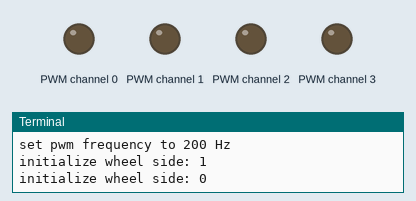
Simulated run of this program. Board: Raspberry Pi (BCM pin numbers). On the bench: output pins drawn as LEDs (lit = HIGH), the last lines printed to the terminal. At 11.9 s the program stops and its outputs stay as they are.

Above: at 0.1 s.
At 0.6 s:
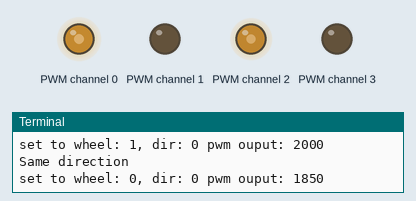
At 6.4 s:
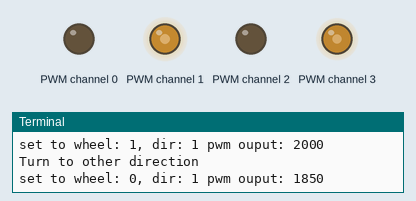
Timing chart, 0 to 12.9 s (numbered marks = the images above):
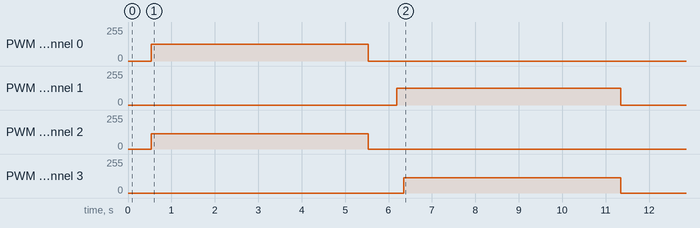

The program:

car_drive.py
```python
#!/usr/bin/python
from Adafruit_PWM_Servo_Driver import PWM
import time
'''
LEARN ABSTRACTION WITH THIS.
move portion of car, how to move car.
car_driver.py
This provide some useful class to be used while driving wheels.
gordon.yiu@gmail.com
'''
#++wheel_drive++++++++++++++++++++++++++++++++++++++++++++++++++++++++++++++++++++++++++++
class wheel_drive:
	'''
	control of single wheel

	'''
	#pwm channel no. to control motor, hardware wiring
	__RIGHT_FORWARD_PWM_CH			= 0 	#pwm channel 0 and 1 drive right motor
	__RIGHT_BACKWARD_PWM_CH			= 1
	__LEFT_FORWARD_PWM_CH			= 2		#pwm channel 2 and 3 drive right motor
	__LEFT_BACKWARD_PWM_CH			= 3

	#setting
	__I2C_ADDRESS_PWM_DRIVER		= 0X40 	#i2c default address for PCA9685
	__MOTOR_DRIVE_PWM_FREQUENCY		= 200 	#Hz
	__TIME_DELAY_GO_OTHER_DIR		= 0.15  	#in s, wait then wheel turn other direction

	motor_control_pwm=PWM(__I2C_ADDRESS_PWM_DRIVER,debug=False)

	@classmethod
	def set_motor_control_pwm_frequency(cls, debug=False):
		cls.motor_control_pwm.setPWMFreq(cls.__MOTOR_DRIVE_PWM_FREQUENCY)
		if debug: print "set pwm frequency to "+ str(cls.__MOTOR_DRIVE_PWM_FREQUENCY) + " Hz"


	def __init__(self, right_or_left=0,debug=False):

		self.side=right_or_left  	# 0 for right wheel, 1 for left wheel
		self.direction=0  			# 0 for forward
		self.debug=debug			# True to turn on verbose debug

		if self.side:
			self.pwm_f=self.__RIGHT_FORWARD_PWM_CH		# pwm channel for driving motor forward
			self.pwm_b=self.__RIGHT_BACKWARD_PWM_CH
		else:
			self.pwm_f=self.__LEFT_FORWARD_PWM_CH
			self.pwm_b=self.__LEFT_BACKWARD_PWM_CH

		self.stop()

		if self.debug: print "initialize wheel side: "+ str(self.side)

	def set_dir_power(self,direction= 0,pwm= 0):
		'''
		for single wheel control
		set power in PWM range from 0 to 4095
		set dir in 0 -forward or 1-backward
		basically change two pwm channels for a single motor to drive wheel
		set one pwm channel to 0 and other pwm to drive.
		'''
		#go the other dir, wheel_stop and then go
		if self.direction!=direction:
			if self.debug: print "Turn to other direction"
			self.stop()
			time.sleep(self.__TIME_DELAY_GO_OTHER_DIR)
			self.direction=direction

		#go same dir, just go
		else:
			if self.debug: print "Same direction"

		if self.direction:
			self.motor_control_pwm.setPWM(self.pwm_b,0, pwm)
		else:
			self.motor_control_pwm.setPWM(self.pwm_f,0, pwm)

		if self.debug:
			print "set to wheel: "+str(self.side)+ \
			", dir: " +str(self.direction)+ " pwm ouput: " + str(pwm)

	def stop(self):
		self.motor_control_pwm.setPWM(self.pwm_f,0,0)
		self.motor_control_pwm.setPWM(self.pwm_b,0,0)

	def glide():
		pass
#++car_drive++++++++++++++++++++++++++++++++++++++++++++++++++++++++++++++++++++++++++++
class car_simple_drive():
	'''
	control of whole car which consists of two wheels
	using simple and direct driving method, a lot of manual calibrations are needed.

	'''
	# tons of calibration constant
	# Car statud
	__CAR_STOP				= 0
	__CAR_FORWARD			= 1
	__CAR_BACKWARD			= -1
	__CAR_TURN				= 2
	__CAR_UB				= 3

	# turn calibration constant, in time, right power, left power order
	__TURN_90							= (1, 1500,1550)
	__TURN_180							= (1.24, 1730, 1750)
	# move forward calibration constant, in (low speed right power, left power),(med), (high)) order
	__MOVE_FORWARD						= ((2000,1850),(3000,3000),(3072,3072))
	__MOVE_BACKWARD						= ((2000,1850),(2048,2048),(3072,3072))

	#
	def __init__(self, debug=False):
		self.debug = debug		#True to turn on verbose
		#call to set frequency before instance, so class method is needed.
		wheel_drive.set_motor_control_pwm_frequency(debug=self.debug)
		#instance right wheel and left wheel
		self.right_wheel=wheel_drive(1, debug=self.debug)
		self.left_wheel=wheel_drive(0, debug=self.debug)
		self.stop_wait()

	def move(self, *args): 		# in (self, dir, right_power, left_power) order
		if len(args)==3 and (args[0] in [self.__CAR_BACKWARD,self.__CAR_FORWARD]):
			if self.car_move_status not in [self.__CAR_STOP, args[0]]: self.stop_wait()
			self.right_wheel.set_dir_power((0,1)[args[0] != self.__CAR_FORWARD], int(args[1]))
			self.left_wheel.set_dir_power((0,1)[args[0] != self.__CAR_FORWARD], int(args[2]))
			self.car_move_status = args[0]
		return

	def move_forward(self, speed, move_time=0):		#speed =0 for low and 1 med, 2 high
		if self.car_move_status not in [self.__CAR_STOP, self.__CAR_FORWARD]: self.stop_wait()
		self.right_wheel.set_dir_power(0, self.__MOVE_FORWARD[speed][0])
		self.left_wheel.set_dir_power(0, self.__MOVE_FORWARD[speed][1])
		self.car_move_status = self.__CAR_FORWARD
		if move_time!=0:
			time.sleep(move_time)
			self.stop_wait()


	def move_backward(self, speed, move_time=0):		#speed =0 for low and 1 med, 2 high
		if self.car_move_status not in [self.__CAR_STOP, self.__CAR_BACKWARD]: self.stop_wait()
		self.right_wheel.set_dir_power(1, self.__MOVE_BACKWARD[speed][0])
		self.left_wheel.set_dir_power(1, self.__MOVE_BACKWARD[speed][1])
		self.car_move_status = self.__CAR_BACKWARD
		if move_time!=0:
			time.sleep(move_time)
			self.stop_wait()

	def turn_90(self,direction): # direction=0 for CW and 1 for CCW
		self.stop_wait()
		self.right_wheel.set_dir_power((1,0)[direction], self.__TURN_90[1])
		self.left_wheel.set_dir_power((0,1)[direction], self.__TURN_90[2])
		self.car_move_status = self.__CAR_TURN
		time.sleep(self.__TURN_90[0])
		self.stop_wait()
		self.car_move_status = self.__CAR_STOP
		pass

	def turn_180(self, direction):  # direction=0 for CW and 1 for CCW
		self.stop_wait()
		self.right_wheel.set_dir_power((1,0)[direction], self.__TURN_180[1])
		self.left_wheel.set_dir_power((0,1)[direction], self.__TURN_180[2])
		self.car_move_status = self.__CAR_TURN
		time.sleep(self.__TURN_180[0])
		self.stop_wait()
		self.car_move_status = self.__CAR_STOP
		pass

	def stop_wait(self):
		self.right_wheel.stop()
		self.left_wheel.stop()
		time.sleep(0.5)
		self.car_move_status = self.__CAR_STOP


#++self testing routine ++++++++++++++++++++++++++++++++++++++++++++++++++++++++++++++++++
def main():
	car=car_simple_drive(debug=True)

	car.move_forward(0,5)

	car.move_backward(0,5)
	#car.turn_90(0)
	'''

	for i in range(1000,4000,300):
		car.move(1, i, i)
		time.sleep(2)
		print "moving at power: "+str(i)
	car.stop_wait()

	time.sleep(2)
	for i in range(1000,4000,300):
		car.move(-1, i, i)
		time.sleep(2)
		print "moving at power: "+str(i)
	'''
	#time.sleep(5)
	#car.stop_wait()

if __name__ == '__main__':
	main()
```

Measured:
- by itself, PWM channel 0: 0/255 → 125/255 at 0.53 s, → 0/255 5.0 s later
- by itself, PWM channel 1: 0/255 → 125/255 at 6.2 s, → 0/255 5.2 s later
- by itself, PWM channel 2: 0/255 → 115/255 at 0.53 s, → 0/255 5.0 s later
- by itself, PWM channel 3: 0/255 → 115/255 at 6.3 s, → 0/255 5.0 s later
